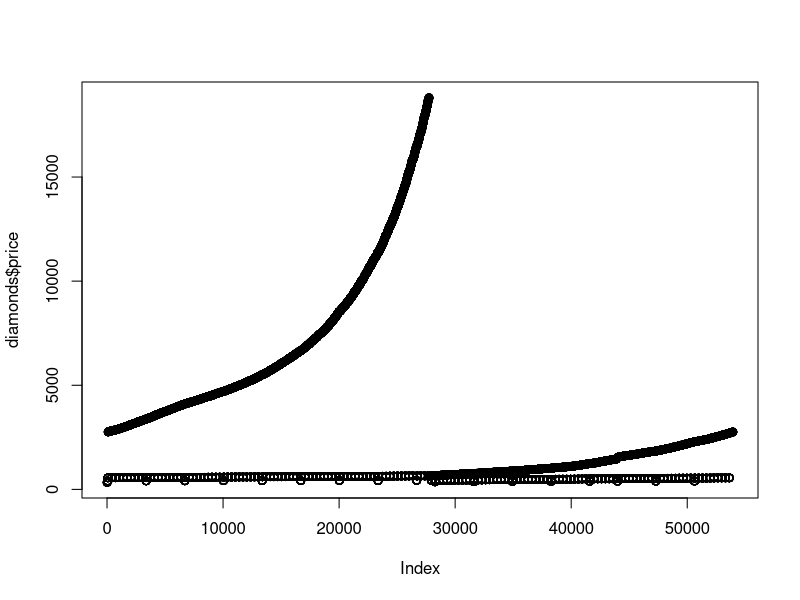
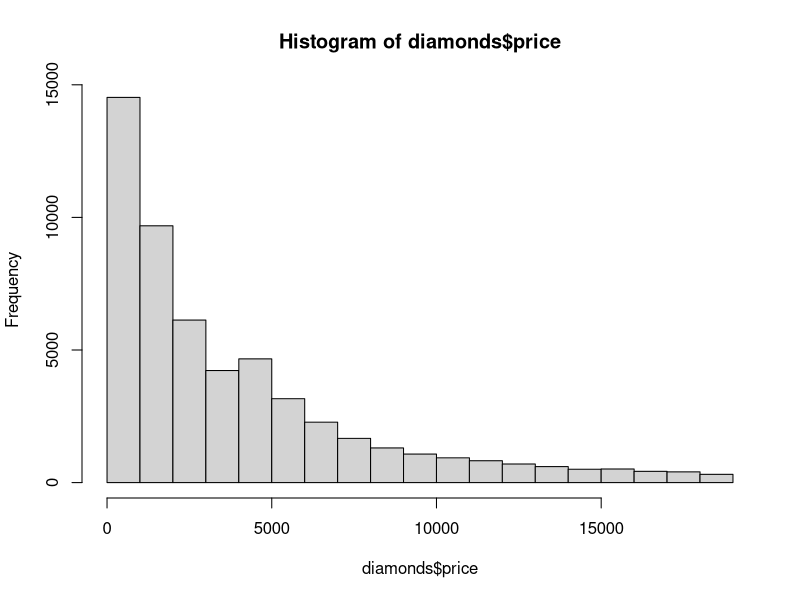
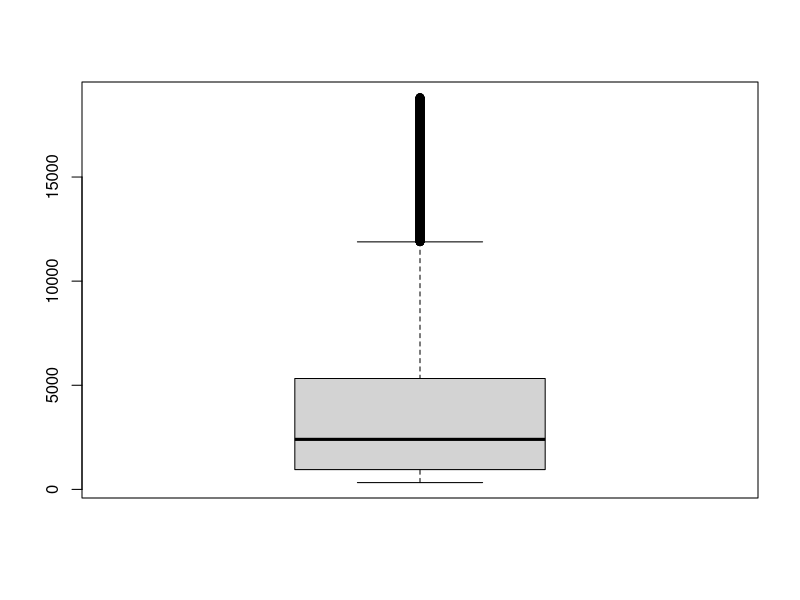
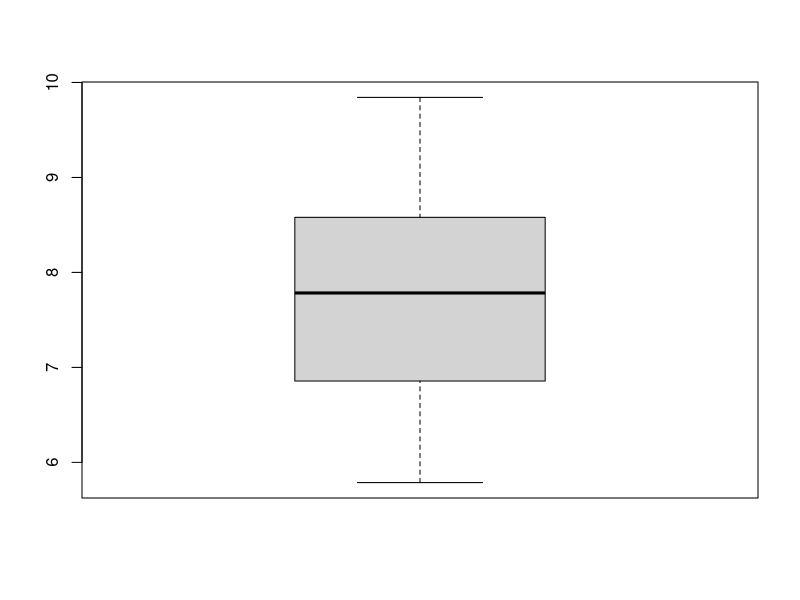
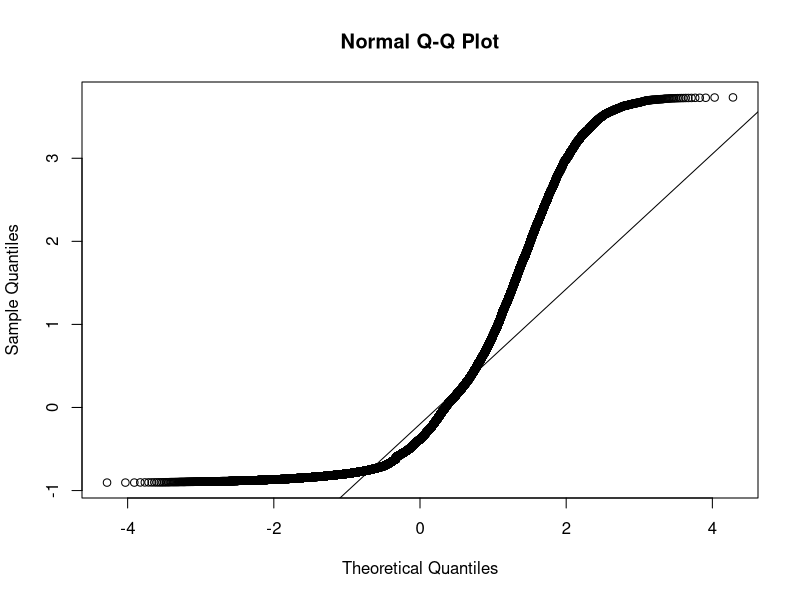
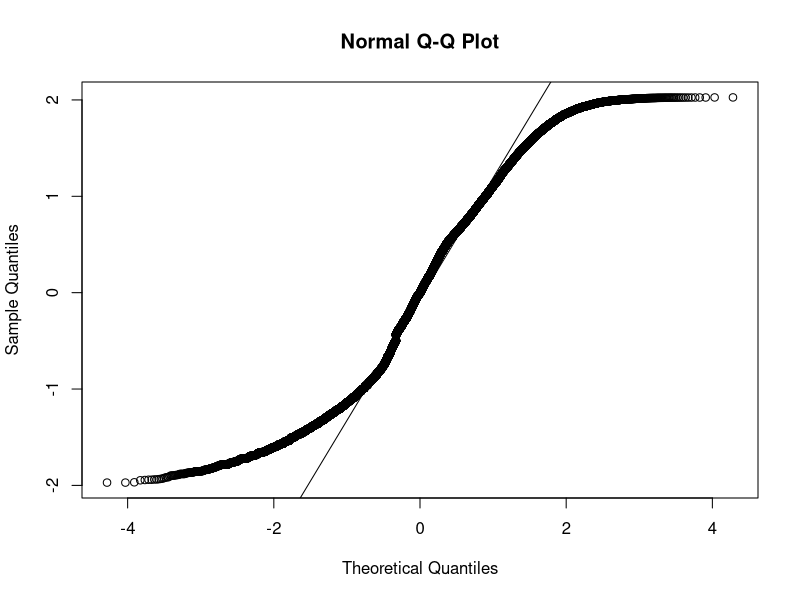
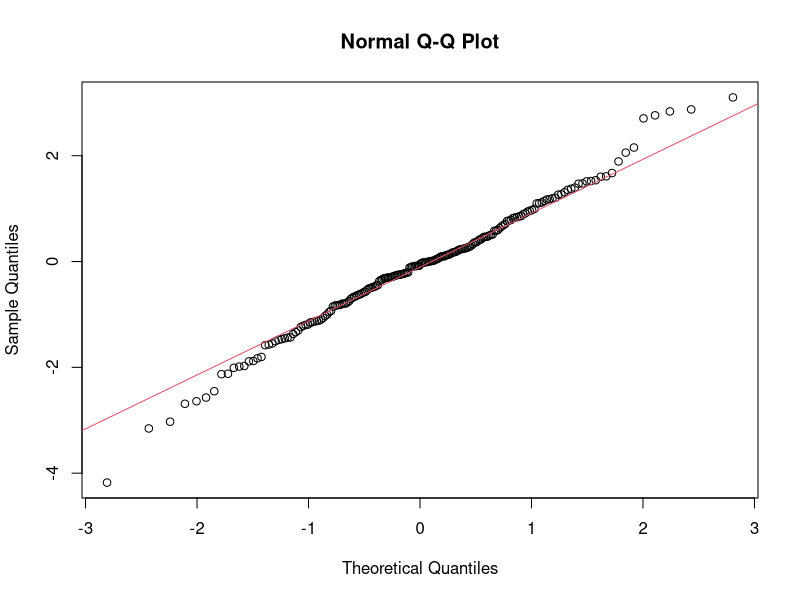
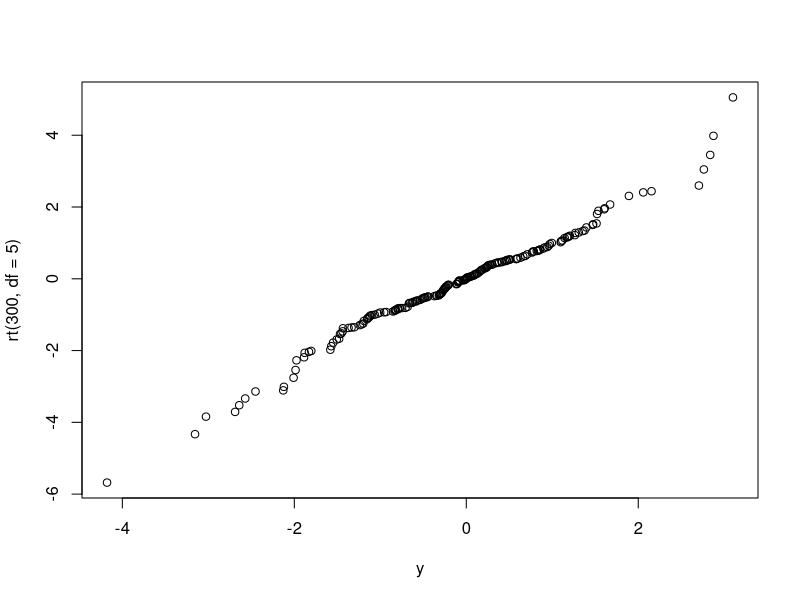

Here is the R script that generated these plots, in order:
library(ggplot2)
require(graphics)

summary(diamonds$price)
plot(diamonds$price)
hist(diamonds$price)

boxplot(diamonds$price)
boxplot(log(diamonds$price))

x <- diamonds$price
x <- (x-mean(x))/sd(x)
qqnorm(x)
qqline(x)

log_x <- log(diamonds$price)
log_x <- (log_x-mean(log_x))/sd(log_x)
qqnorm(log_x)
qqline(log_x)


y <- rt(200, df = 5)
qqnorm(y); qqline(y, col = 2)
qqplot(y, rt(300, df = 5))


sample_mean <- function(x, sz, n) {
  res <- vector()
  smp <- sample(x, size=sz)
  res[n] <- mean(smp)
}

sample_mean <- function(data, size, n){
  means <- vector(mode='numeric',length=n)
  for(i in 1:n){
    sample1 <- sample(data, size)
    means[i] <- mean(sample1)
  }
  hist(means)
}

sample_mean(diamonds$price, 3, 100)



ranges <- list()
for ( name in names(diamonds) )
  if ( is.numeric(diamonds[[name]]) )
    ranges[[name]] <- range(diamonds[[name]])
ranges[1:4]
ranges

pnorm(66, mean=65, sd=0.25, lower.tail=FALSE)
